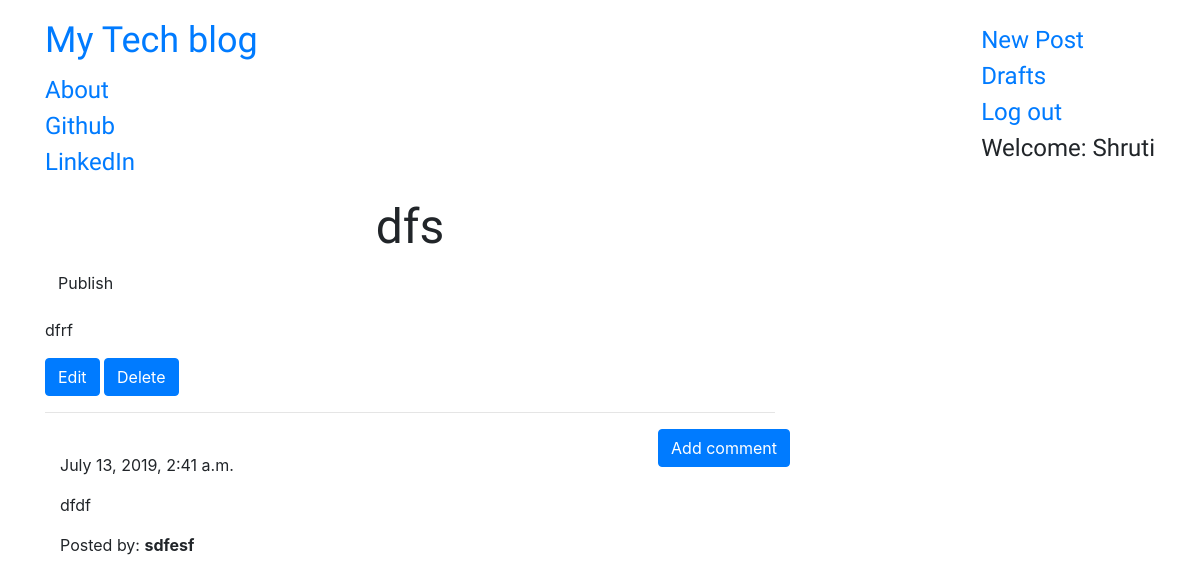
/post/2 (signed in), run on the app's committed database.
### blog/models.py (models this page shows, shortened)
class Post(models.Model):
    author = models.ForeignKey('auth.User', on_delete=models.CASCADE,)
    title = models.CharField(max_length=200)
    text = models.TextField()
    create_date = models.DateTimeField(default=timezone.now)
    published_date = models.DateTimeField(blank=True, null=True)

class Comment(models.Model):
    post = models.ForeignKey('blog.Post',related_name='comments', on_delete=models.CASCADE,)
    author = models.CharField(max_length=200)
    text = models.TextField()
    create_date = models.DateTimeField(default=timezone.now)
    approved_comment = models.BooleanField(default=False)

### blog/views.py (the view)
# urls.py: url(r'post/(?P<pk>\d+)$',views.PostDetailView.as_view(), name='post_detail'),
class PostDetailView(DetailView):
    model = Post

### blog/templates/blog/post_detail.html (shortened to what this page needs)
{% extends 'blog/base.html' %}
{% block content %}
        <h1 class='posttitle loader'>{{ post.title }}</h1>
        {% if post.published_date %}
            <div class="date postdate">
                {{ post.published_date }}
            </div>
        {% else %}
            <a class="btn btn-default" href="{% url 'post_publish' pk=post.pk %}">Publish</a>
        {% endif %}
      <p class='postcontent' >{{ post.text|safe|linebreaksbr }}</p>
      {% if user.is_authenticated %}
          <a class="btn btn-primary" href="{% url 'post_edit' pk=post.pk %}"><span class="glyphicon glyphicon-pencil">Edit</span></a>
          <a class="btn btn-primary" href="{% url 'post_remove' pk=post.pk %}"><span class="glyphicon glyphicon-remove">Delete</span></a>
      {% endif %}
  <hr>
  <a class="btn btn-primary btn-comment" href="{% url 'add_comment_to_post' pk=post.pk %}">Add comment</a>
  <div class="container">
  {% for comment in post.comments.all %}
  <br>
      {% if user.is_authenticated or comment.approved_comment %}
              {{ comment.create_date }}
              {% if not comment.approved_comment %}
                  <a class="btn btn-default" href="{% url 'comment_remove' pk=comment.pk %}"></a>
                  <a class="btn btn-default" href="{% url 'comment_approve' pk=comment.pk %}"></a>
              {% endif %}
          <p>{{ comment.text|safe|linebreaks }}</p>
          <p>Posted by: <strong>{{ comment.author }}</strong></p>
      {% endif %}
  {% empty %}
      <p>No comments posted.</p>
  {% endfor %}
</div>
{% endblock %}

### blog/templates/blog/base.html (shortened to what this page needs)
<!DOCTYPE html>
{% load staticfiles %}
<html>
	<head>
		<link rel="stylesheet" href="https://stackpath.bootstrapcdn.com/bootstrap/4.3.1/css/bootstrap.min.css">
		<link rel="stylesheet" href="//cdn.jsdelivr.net/npm/medium-editor@latest/dist/css/medium-editor.min.css" type="text/css" media="screen" charset="utf-8">
		<link rel="stylesheet" href="{% static 'css/blog.css' %}">
	</head>
	<body>
		<nav class="navbar navbar-default techfont custom-navbar">
			<div class="container">
			<ul class="nav navbar-nav">
				<li><a class='navbar-brand bigbrand' href="{% url 'post_list' %}">My Tech blog</a></li>
				<li><a href="{% url 'about'%}">About</a></li>
        <li>	<a href="https://www.github.com">Github</a></li>
        <li>	<a href="https://www.linkedin.com">LinkedIn</a></li>
			</ul>
			<ul class="nav navbar-nav navbar-right">
        {% if user.is_authenticated %}
        <li>
          <a href="{% url 'post_new' %}" >New Post</a>
        </li>
        <li>
          <a href="{% url 'post_draft_list' %}">Drafts</a>
        </li>
        <li>
          <a href="{% url 'logout' %}" >Log out</a>
        </li>
        <li>
          <a >Welcome: {{ user.username }}</a>
        </li>
          {% else %}
          <li><a class='nav navbar-right' href="{% url 'login' %}" ><span class="glyphicon glyphicon-user">Login</span></a></li>
        {% endif %}
      </ul>
			</div>
		</nav>
		<div class="content container">
            <div class="row">
                <div class="col-md-8">
                  <div class="blog_posts">
                    {% block content %}
                    {% endblock %}
                  </div>
                </div>
            </div>
        </div>
	</body>
</html>

### blog/static/css/blog.css (style rules this page uses)
.techfont { font-family: 'Russo One', sans-serif; font-size: 1.5em; margin-bottom: 10px; }
.posttitle { font-family: 'Russo One', sans-serif; font-size: 3em; text-align: center; }
.postcontent { font-family: 'Montserrat'; font-size: 1.5em; }
.btn-comment { position: absolute; right: 0px; }
.bigbrand { font-size: 1.5em; }
.loader { filter:hue-rotate(0deg); color: linear-gradient(45deg,#0f8,#08f); animation:hue 5000ms infinite linear; }

### data on the page
Post: title "dfs", text "dfrf"
Comment: create_date "July 13, 2019, 2:41 a.m.", approved_comment False (drawn), text "dfdf", author "sdfesf"

### other printed values
{{ user.username }} "Shruti"
